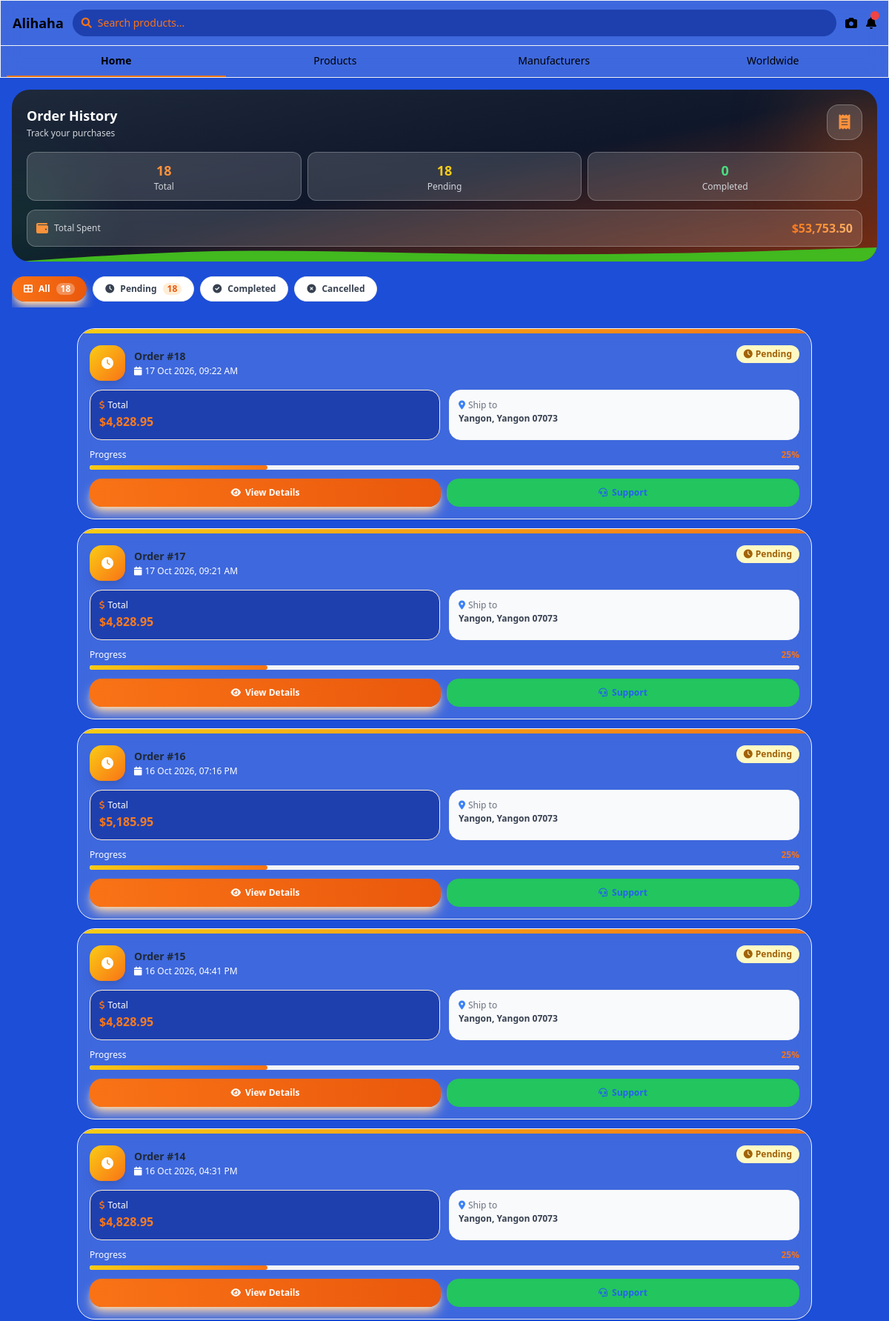
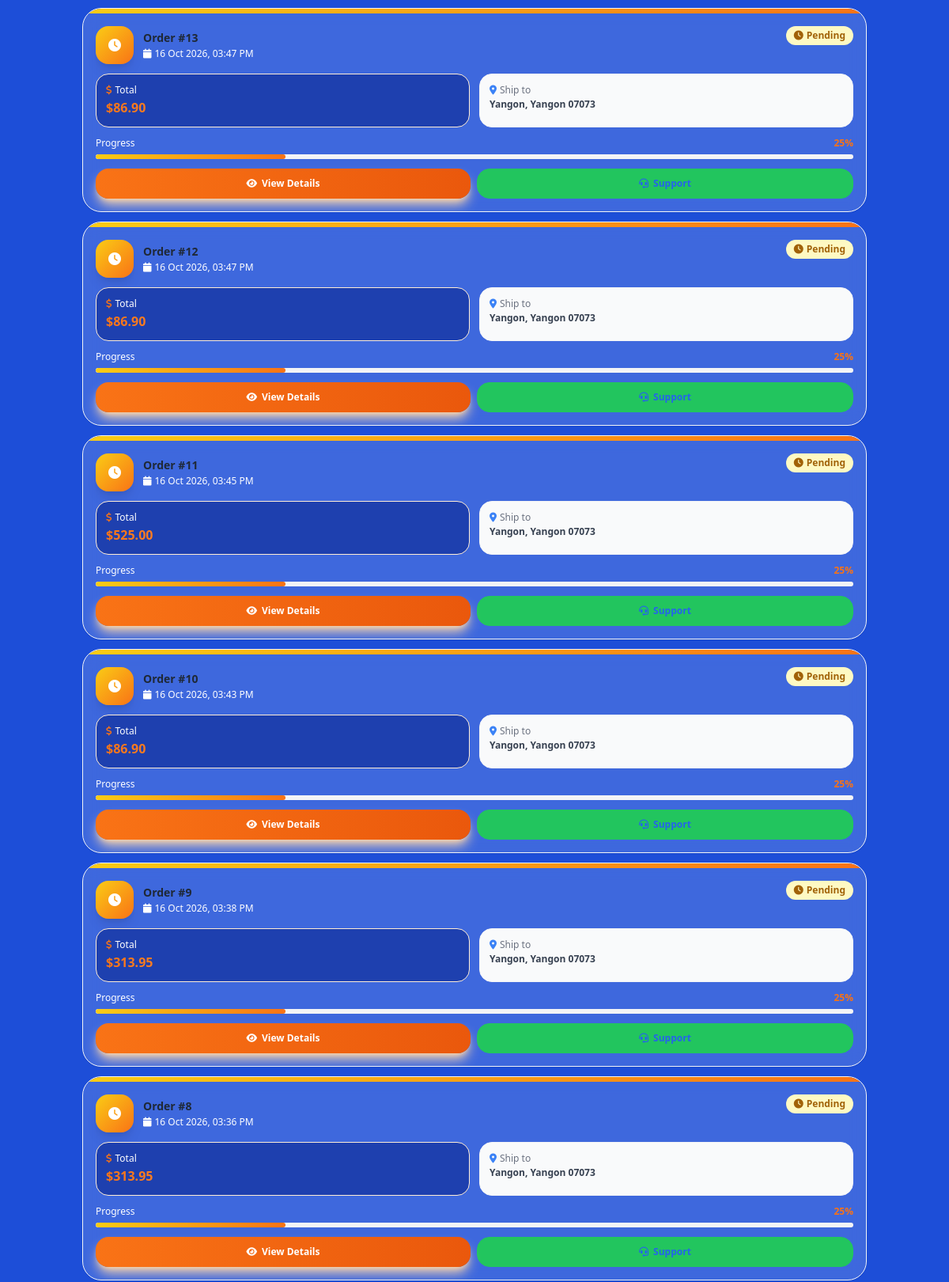
Screenshot of /my_order.php (signed in, upper part) with the database file from the repository (2 pictures, top to bottom).
### tables this page shows
CREATE TABLE `orders` (
  `id` int(11) NOT NULL,
  `user_id` int(11) NOT NULL,
  `total` decimal(10,2) NOT NULL,
  `status` varchar(50) DEFAULT 'pending',
  `address` text DEFAULT NULL,
  `phone` varchar(50) DEFAULT NULL,
  `created_at` timestamp NOT NULL DEFAULT current_timestamp()
);

### my_order.php (the view, shortened to what this page needs)
<?php
include 'connection.php';
$user_id = intval($_SESSION['user_id']);
$filter = isset($_GET['filter']) ? $_GET['filter'] : 'all';
$stats = ['all' => 0, 'pending' => 0, 'completed' => 0, 'cancelled' => 0, 'total_spent' => 0];
$stats_sql = "SELECT status, COUNT(*) as count, SUM(total) as amount
              FROM orders WHERE user_id = ? GROUP BY status";
$stmt = $conn->prepare($stats_sql);
$stmt->bind_param("i", $user_id);
$stmt->execute();
$stats_result = $stmt->get_result();
while ($row = $stats_result->fetch_assoc()) {
    $stats[$row['status']] = $row['count'];
    $stats['all'] += $row['count'];
    $stats['total_spent'] += $row['amount'];
}
$sql = "SELECT * FROM orders WHERE user_id = ?";
$params = [$user_id];
$types = "i";
$sql .= " ORDER BY id DESC";
$stmt = $conn->prepare($sql);
$stmt->bind_param($types, ...$params);
$stmt->execute();
$result = $stmt->get_result();
$orders = [];
while ($row = $result->fetch_assoc()) {
    $orders[] = $row;
}
$status_config = [
    'pending' => ['label' => 'Pending', 'icon' => 'fa-clock', 'gradient' => 'from-yellow-400 to-orange-500', 'text' => 'text-yellow-700', 'bg' => 'bg-yellow-100'],
    'processing' => ['label' => 'Processing', 'icon' => 'fa-box', 'gradient' => 'from-blue-400 to-indigo-600', 'text' => 'text-blue-700', 'bg' => 'bg-blue-100'],
    'shipped' => ['label' => 'Shipped', 'icon' => 'fa-truck', 'gradient' => 'from-purple-400 to-pink-600', 'text' => 'text-purple-700', 'bg' => 'bg-purple-100'],
    'completed' => ['label' => 'Completed', 'icon' => 'fa-check-circle', 'gradient' => 'from-green-400 to-emerald-600', 'text' => 'text-green-700', 'bg' => 'bg-green-100'],
    'cancelled' => ['label' => 'Cancelled', 'icon' => 'fa-times-circle', 'gradient' => 'from-red-400 to-pink-600', 'text' => 'text-red-700', 'bg' => 'bg-red-100'],
];
?>
<!DOCTYPE html>
<html lang="en">
<head>
    <script src="https://cdn.tailwindcss.com"></script>
    <link rel="stylesheet" href="https://cdnjs.cloudflare.com/ajax/libs/font-awesome/6.0.0/css/all.min.css">
</head>
<body class="bg-blue-700 font-sans pb-16">
    <header class="glass backdrop-blur-md sticky top-0 z-50 shadow-sm border-b border-gray-100">
        <div class="px-4 py-3 flex items-center justify-between">
            <div class="flex items-center gap-3 flex-1">
                <div class="flex items-center justify-center text-black font-bold text-lg">
                    Alihaha
                </div>
                <div class="flex-1 bg-blue-800 rounded-full px-3 py-2 flex items-center gap-2">
                    <i class="fas fa-search text-orange-500 text-sm"></i>
                    <span class="text-sm text-orange-500">Search products...</span>
                </div>
            </div>
            <div class="flex items-center gap-3 ml-3">
                <i class="fas fa-camera text-black"></i>
                <a href="messenger.php" class="relative">
                    <i class="fas fa-bell text-black"></i>
                    <span class="absolute -top-1 -right-1 w-3 h-3 bg-red-500 rounded-full pulse-ring"></span>
                </a>
            </div>
        </div>
        <nav class="border-t border-gray-100">
            <div class="flex justify-around px-2">
                <a href="index.php" class="flex-1 text-center py-2.5 text-sm font-semibold text-black border-b-2 border-orange-500">Home</a>
                <a href="products.php" class="flex-1 text-center py-2.5 text-sm text-black hover:text-orange-500">Products</a>
                <a href="manufacturers.php" class="flex-1 text-center py-2.5 text-sm text-black hover:text-orange-500">Manufacturers</a>
                <a href="worldwide.php" class="flex-1 text-center py-2.5 text-sm text-black hover:text-orange-500">Worldwide</a>
            </div>
        </nav>
    </header>
    <section class="relative overflow-hidden bg-gradient-to-br from-slate-800 via-slate-900 to-orange-900 text-white mx-4 mt-4 rounded-3xl">
        <div class="blob w-32 h-32 bg-orange-500 top-0 -right-10"></div>
        <div class="blob w-24 h-24 bg-green-500 bottom-0 -left-10"></div>
        <div class="relative p-5">
            <div class="flex items-center justify-between mb-4">
                <div>
                    <h2 class="text-lg font-bold">Order History</h2>
                    <p class="text-xs text-gray-300 mt-0.5">Track your purchases</p>
                </div>
                <div class="w-12 h-12 glass rounded-2xl flex items-center justify-center animate-float">
                    <i class="fas fa-receipt text-orange-400 text-xl"></i>
                </div>
            </div>
            <div class="grid grid-cols-3 gap-2">
                <div class="glass rounded-xl p-2.5 text-center">
                    <p class="text-orange-400 font-bold text-lg"><?php echo $stats['all']; ?></p>
                    <p class="text-xs text-gray-300">Total</p>
                </div>
                <div class="glass rounded-xl p-2.5 text-center">
                    <p class="text-yellow-400 font-bold text-lg"><?php echo $stats['pending']; ?></p>
                    <p class="text-xs text-gray-300">Pending</p>
                </div>
                <div class="glass rounded-xl p-2.5 text-center">
                    <p class="text-green-400 font-bold text-lg"><?php echo $stats['completed']; ?></p>
                    <p class="text-xs text-gray-300">Completed</p>
                </div>
            </div>
            <div class="mt-3 glass rounded-xl p-3 flex items-center justify-between">
                <div class="flex items-center gap-2">
                    <i class="fas fa-wallet text-orange-400"></i>
                    <span class="text-xs text-gray-300">Total Spent</span>
                </div>
                <span class="text-base font-bold gradient-text">
                    $<?php echo number_format($stats['total_spent'], 2); ?>
                </span>
            </div>
        </div>
        <svg class="absolute bottom-0 left-0 right-0" viewBox="0 0 1440 40" fill="none" xmlns="http://www.w3.org/2000/svg">
            <path d="M0 40L60 36C120 32 240 24 360 22C480 20 600 24 720 26C840 28 960 28 1080 26C1200 24 1320 20 1380 18L1440 16V40H0Z" fill="#41b91f"/>
        </svg>
    </section>
    <section class="px-4 pt-5">
        <div class="flex gap-2 overflow-x-auto hide-scroll pb-2">
            <?php
            $filters = [
                'all' => ['label' => 'All', 'icon' => 'fa-th-large', 'count' => $stats['all']],
                'pending' => ['label' => 'Pending', 'icon' => 'fa-clock', 'count' => $stats['pending']],
                'completed' => ['label' => 'Completed', 'icon' => 'fa-check-circle', 'count' => $stats['completed']],
                'cancelled' => ['label' => 'Cancelled', 'icon' => 'fa-times-circle', 'count' => $stats['cancelled']],
            ];
            foreach ($filters as $key => $f):
                $is_active = ($filter === $key);
                $active_class = $is_active
                    ? 'bg-gradient-to-r from-orange-500 to-orange-600 text-white shadow-lg shadow-orange-200'
                    : 'bg-white text-gray-700 border border-gray-200';
            ?>
                <a href="my-order.php?filter=<?php echo urlencode($key); ?>"
                   class="filter-pill <?php echo $active_class; ?> text-xs px-4 py-2 rounded-full whitespace-nowrap font-semibold flex items-center gap-2">
                    <i class="fas <?php echo $f['icon']; ?> text-xs"></i>
                    <?php echo $f['label']; ?>
                    <?php if ($f['count'] > 0): ?>
                        <span class="<?php echo $is_active ? 'bg-white/30' : 'bg-orange-100 text-orange-600'; ?> text-xs px-1.5 rounded-full">
                            <?php echo $f['count']; ?>
                        </span>
                    <?php endif; ?>
                </a>
            <?php endforeach; ?>
        </div>
    </section>
    <section class="px-4 pt-3 pb-6">
        <?php if (count($orders) > 0): ?>
            <div class="space-y-3 max-w-5xl mx-auto px-4 mt-4">
                <?php foreach ($orders as $order):
                    $si = $status_config[$order['status']] ?? $status_config['pending'];
                    $order_date = strtotime($order['created_at']);
                ?>
                    <div class="order-card slide-in glass rounded-3xl shadow-sm border border-gray-100 overflow-hidden">
                        <div class="h-1.5 bg-gradient-to-r <?php echo $si['gradient']; ?>"></div>
                        <div class="p-4">
                            <div class="flex items-start justify-between mb-3">
                                <div class="flex items-center gap-3">
                                    <div class="w-12 h-12 rounded-2xl bg-gradient-to-br <?php echo $si['gradient']; ?> flex items-center justify-center text-white shadow-lg flex-shrink-0">
                                        <i class="fas <?php echo $si['icon']; ?>"></i>
                                    </div>
                                    <div>
                                        <div class="flex items-center gap-1.5 mb-0.5">
                                            <h3 class="text-sm font-bold text-gray-800">Order #<?php echo $order['id']; ?></h3>
                                        </div>
                                        <p class="text-xs text-white flex items-center gap-1">
                                            <i class="fas fa-calendar"></i>
                                            <?php echo date('d M Y, h:i A', $order_date); ?>
                                        </p>
                                    </div>
                                </div>
                                <span class="<?php echo $si['bg'] . ' ' . $si['text']; ?> text-xs px-2.5 py-1 rounded-full font-bold flex items-center gap-1">
                                    <i class="fas <?php echo $si['icon']; ?> text-xs"></i>
                                    <?php echo $si['label']; ?>
                                </span>
                            </div>
                            <div class="grid grid-cols-2 gap-3 mb-3">
                                <div class="bg-blue-800 rounded-2xl p-3 border border-orange-100">
                                    <p class="text-xs text-white mb-0.5 flex items-center gap-1">
                                        <i class="fas fa-dollar-sign text-orange-500"></i> Total
                                    </p>
                                    <p class="text-base font-black gradient-text">
                                        $<?php echo number_format($order['total'], 2); ?>
                                    </p>
                                </div>
                                <div class="bg-gray-50 rounded-2xl p-3 border border-gray-100">
                                    <p class="text-xs text-gray-500 mb-0.5 flex items-center gap-1">
                                        <i class="fas fa-map-marker-alt text-blue-500"></i> Ship to
                                    </p>
                                    <p class="text-xs font-semibold text-gray-700 truncate">
                                        <?php echo htmlspecialchars(substr($order['address'], 0, 30)); ?>
                                    </p>
                                </div>
                            </div>
                            <?php
                            $progress = 25;
                            ?>
                            <?php if ($order['status'] !== 'cancelled'): ?>
                                <div class="mb-3">
                                    <div class="flex items-center justify-between mb-1.5">
                                        <span class="text-xs text-white">Progress</span>
                                        <span class="text-xs font-bold text-orange-500"><?php echo $progress; ?>%</span>
                                    </div>
                                    <div class="w-full bg-gray-100 rounded-full h-1.5 overflow-hidden">
                                        <div class="h-1.5 rounded-full bg-gradient-to-r <?php echo $si['gradient']; ?>"
                                             style="width: <?php echo $progress; ?>%"></div>
                                    </div>
                                </div>
                            <?php endif; ?>
                            <div class="flex gap-2">
                                <a href="order_detail.php?id=<?php echo $order['id']; ?>"
                                   class="shine-effect flex-1 bg-gradient-to-r from-orange-500 to-orange-600 text-white text-xs font-bold py-2.5 rounded-2xl shadow-lg shadow-orange-200 hover:from-orange-600 hover:to-orange-700 transition flex items-center justify-center gap-1.5">
                                    <i class="fas fa-eye"></i> View Details
                                </a>
                                <?php if ($order['status'] === 'completed'): ?>
                                    <a href="products.php"
                                       class="flex-1 bg-gradient-to-r from-green-50 to-emerald-50 border border-green-200 text-green-600 text-xs font-bold py-2.5 rounded-2xl hover:from-green-100 hover:to-emerald-100 transition flex items-center justify-center gap-1.5">
                                        <i class="fas fa-redo"></i> Buy Again
                                    </a>
                                <?php elseif ($order['status'] === 'pending'): ?>
                                    <a href="messenger.php"
                                       class="flex-1 bg-green-500 border border-green-500 text-blue-600 text-xs font-bold py-2.5 rounded-2xl hover:from-blue-100 hover:to-indigo-100 transition flex items-center justify-center gap-1.5">
                                        <i class="fas fa-headset"></i> Support
                                    </a>
                                <?php endif; ?>
                            </div>
                        </div>
                    </div>
                <?php endforeach; ?>
            </div>
        <?php endif; ?>
    </section>
</body>
</html>

### my_order.php (style rules this page uses)
.hide-scroll { -ms-overflow-style: none; scrollbar-width: none; }
.animate-float { animation: float 3s ease-in-out infinite; }
.pulse-ring { animation: pulse-ring 2s ease-in-out infinite; }
.slide-in { animation: slide-in 0.4s ease-out; }
.glass { background: rgba(255, 255, 255, 0.15); backdrop-filter: blur(10px); -webkit-backdrop-filter: blur(10px); border: 1px solid rgba(255, 255, 255, 0.25); }
.order-card { transition: all 0.3s ease; }
.gradient-text { background: linear-gradient(135deg, #f97316, #fb923c, #fdba74); -webkit-background-clip: text; -webkit-text-fill-color: transparent; background-clip: text; }
.blob { position: absolute; border-radius: 50%; filter: blur(60px); opacity: 0.35; pointer-events: none; }
.shine-effect { position: relative; overflow: hidden; }
.shine-effect::before { content: ''; position: absolute; top: 0; left: -100%; width: 100%; height: 100%; background: linear-gradient(90deg, transparent, rgba(255,255,255,0.3), transparent); animation: shine 3s infinite; }
.filter-pill { transition: all 0.3s ease; }

### rows the page displays
orders: id "18", created_at "17 Oct 2026, 09:22 AM", status "Pending", total "4,828.95", address "Yangon, Yangon 07073", progress "25", shows "Support"
orders: id "17", created_at "17 Oct 2026, 09:21 AM", status "Pending", total "4,828.95", address "Yangon, Yangon 07073", progress "25", shows "Support"
orders: id "16", created_at "16 Oct 2026, 07:16 PM", status "Pending", total "5,185.95", address "Yangon, Yangon 07073", progress "25", shows "Support"
orders: id "15", created_at "16 Oct 2026, 04:41 PM", status "Pending", total "4,828.95", address "Yangon, Yangon 07073", progress "25", shows "Support"
orders: id "14", created_at "16 Oct 2026, 04:31 PM", status "Pending", total "4,828.95", address "Yangon, Yangon 07073", progress "25", shows "Support"
orders: id "13", created_at "16 Oct 2026, 03:47 PM", status "Pending", total "86.90", address "Yangon, Yangon 07073", progress "25", shows "Support"
orders: id "12", created_at "16 Oct 2026, 03:47 PM", status "Pending", total "86.90", address "Yangon, Yangon 07073", progress "25", shows "Support"
orders: id "11", created_at "16 Oct 2026, 03:45 PM", status "Pending", total "525.00", address "Yangon, Yangon 07073", progress "25", shows "Support"
orders: id "10", created_at "16 Oct 2026, 03:43 PM", status "Pending", total "86.90", address "Yangon, Yangon 07073", progress "25", shows "Support"
orders: id "9", created_at "16 Oct 2026, 03:38 PM", status "Pending", total "313.95", address "Yangon, Yangon 07073", progress "25", shows "Support"
orders: id "8", created_at "16 Oct 2026, 03:36 PM", status "Pending", total "313.95", address "Yangon, Yangon 07073", progress "25", shows "Support"

### other values shown
$stats['all'] "18"
$stats['pending'] "18"
$stats['completed'] "0"
$stats['total_spent'] "53,753.50"
$f['label'] "All"
$f['count'] "18"
$f['label'] "Pending"
$f['label'] "Completed"
$f['label'] "Cancelled"
